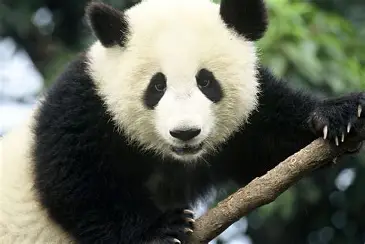
#> input picture Lab_01_NumPy/panda.png, 365 x 244 px
$ jupyter execute Lab_01_solutions.ipynb
#> lines starting #> are read from the running program, lines starting #| are printed output that depends on the picture; after the words box and inside, x2 and y2 are one past the last pixel; in counts of white or black regions, pixels touching at a corner belong together
# Lab 01 - NumPY, Vectors, Matrices

[cell 1]
import numpy as np

## Exercise 1 - Vectors

[cell 2]
# Initialize two arrays of length 6
x = np.array([1, 2, 3, 4, 5, 6])
y = np.array([3, 4, 5, 6, 7, 8])

# Extract the first 3 elements of x
x_first_elems = x[:3]

# Extract the last 3 elements of y
y_last_elems = y[-3:]

# Concatenate x_first_elems and y_last_elems
z = np.concatenate((x_first_elems, y_last_elems))

# Stack x, y and z
m = np.stack((x, y, z))

# Print the number of dimensions, the size and the shape of m
print(m.ndim, m.size, m.shape)

[cell 3]
# Given an array, print all the elements between 3 and 7 (included), WITHOUT using loops
a = np.array([1, 4, 5, 5, 6, 3, 12, 11, 7, 10])

guard = (a >= 3) & (a <= 7)
print(a[guard])

## Exercise 2 - Matrices

[cell 4]
# Create a 3x4 matrix of random integers between 1 and 10
matrix = np.random.randint(1, 10, (3, 4))

print(matrix)

[cell 5]
# Create a 3x4 matrix of ones
ones_matrix = np.ones((3, 4))

print(ones_matrix)

[cell 6]
# Sum the two matrices and visualize the resulting matrix
sum_matrix = matrix + ones_matrix

print(sum_matrix)

[cell 7]
# Sum one to each cell of the resulting matrix without using loops
sum_matrix += 1

print(sum_matrix)

[cell 8]
# Compute the sum of all the elements of the matrix (no loops)
s = np.sum(sum_matrix)

print(s)

# Compute the minimum and the maximum elements of the matrix (no loops)
min_el = np.min(sum_matrix)
max_el = np.max(sum_matrix)

print(min_el)
print(max_el)

# Compute the sum of each row of the matrix
row_sums = np.sum(sum_matrix, axis=1)

print(row_sums)

# Compute the minimum of each column of the matrix
col_mins = np.min(sum_matrix, axis=0)

print(col_mins)

[cell 9]
# Collapse the matrix in a 1d-array
flattened_matrix = sum_matrix.flatten()

print(flattened_matrix)

# Reshape the matrix to have a shape equal to (6, 2)
reshaped_matrix = np.reshape(sum_matrix, (6, 2))

print(reshaped_matrix)

[cell 10]
# Generate an array of 6 random integers
random_array = np.random.randint(1, 10, 6)

print(random_array)

[cell 11]
# Add a new axis using np.newaxis
random_array_2d = random_array[:, np.newaxis]

print(random_array_2d)

## Exercise 3 - Euclidean Distance

[cell 12]
# Define first matrix: 2 points in 2D space
A = np.array([[0, 0], [1, 1]])

# Define second matrix: 3 points in 3D space
B = np.array([[1, 0],
              [0, 1],
              [3, 3]])

# Sum of squares for each row in A
A_sq = np.sum(A**2, axis=1)

# Sum of squares for each row in B
B_sq = np.sum(B**2, axis=1)

# Perform matrix multiplication
AB = np.dot(A, B.T)

# Apply the (A^2 + B^2 - 2AB) formula
dists_sq = A_sq[:, np.newaxis] + B_sq - 2*AB

# Compute the square root of the distances
dists = np.sqrt(dists_sq)

# Print distance matrix
print("Distance Matrix:\n", dists)

## Exercise 4 - Matplotlib

[cell 13]
import matplotlib.pyplot as plt
from PIL import Image

[cell 14]
# Load the panda image in greyscale using PIL
I = Image.open("panda.png").convert("L")
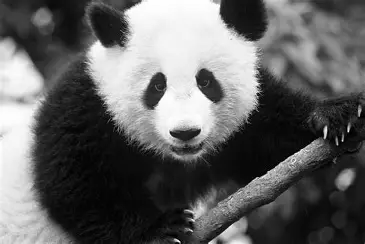
#> I: PIL image 365x244 L; min 0, max 255, mean 98

# Display the image
plt.imshow(I, cmap='gray')
plt.axis('off') # Hide axes for cleaner image display
plt.show()

[cell 15]
# Extract the array representing the image
I_array = np.array(I)

# Extract the max and min values from the image
min_val = np.min(I_array)
#> min_val = 0
max_val = np.max(I_array)
#> max_val = 255

print("Minimum value:", min_val)
#| Minimum value: 0
print("Maximum value:", max_val)
#| Maximum value: 255

[cell 16]
# Print the coordinates of pixels containing max and min values
guard = (I_array == min_val) | (I_array == max_val)
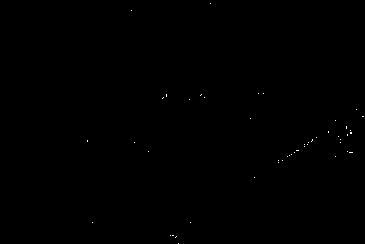
#> guard: shape (244, 365) bool; 0.08% white in thin lines or dots, all inside (x1, y1, x2, y2) = (87, 3, 364, 244)
coords = np.argwhere(guard)
#> coords = 70 pairs, first value 3 to 243, second value 87 to 363

print("Coordinates of pixels with max and min values:")
print(coords)
#> (printed output is left out)

[cell 17]
# Perform a "filter inversion" of the image: create a copy of the original image inverting the values of the pixels
I_inverted = 255 - I_array
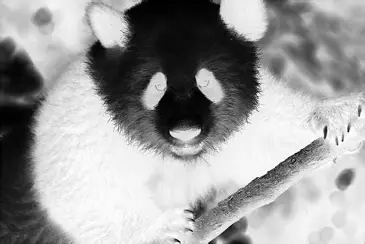
#> I_inverted: shape (244, 365); min 0, max 255, mean 157
